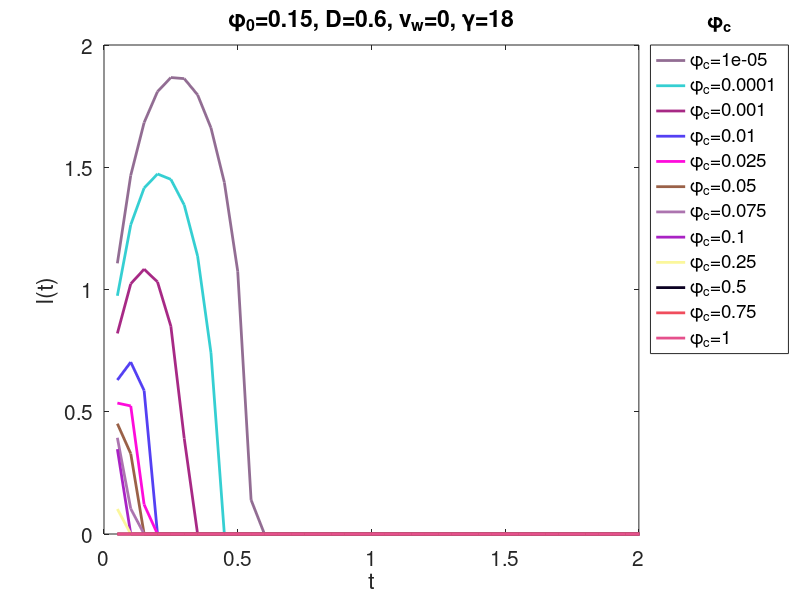

Write MATLAB code to recreate this figure.


function y_out = biased_diffusion()

rng(10);
 
close all;
 
set(0,'Defaultlinelinewidth',2, 'DefaultlineMarkerSize',6,...
    'DefaultTextFontSize',15, 'DefaultAxesFontSize',15);
 
t_array = 0:0.05:400; 
 
v = 1 * 0.0;
 
phi0 = 0.15;
phic_array = [0.00001, 0.0001, 0.001, 0.01, 0.025, 0.05, 0.075, 0.1, 0.25, 0.5, 0.75, 1.0]; 
D = 0.6;  
gamma = 18; 
 
figure(); legend_array = {}; 
for phic_array_i = 1:length(phic_array)
    phi_c = phic_array(phic_array_i);
    l1 = v.*t_array + 2.*sqrt(D.*t_array) .* sqrt((log(phi0./sqrt(t_array))-log(phi_c)-gamma.*t_array));
    plot(t_array, l1, 'Color', [rand(1), rand(1), rand(1)]); xlabel('t'); ylabel('l(t)'); hold on; 
    legend_array{phic_array_i} = ['\phi_c=',num2str(phi_c)];
end
leg = legend(legend_array, 'Location','NorthEastOutside');
title(leg,'\phi_c')
xlim([0, 2]);
title(['\phi_0=',num2str(phi0), ', D=', num2str(D), ', v_w=', num2str(v), ', \gamma=', num2str(gamma)]);
 
y_out = 0; 
end